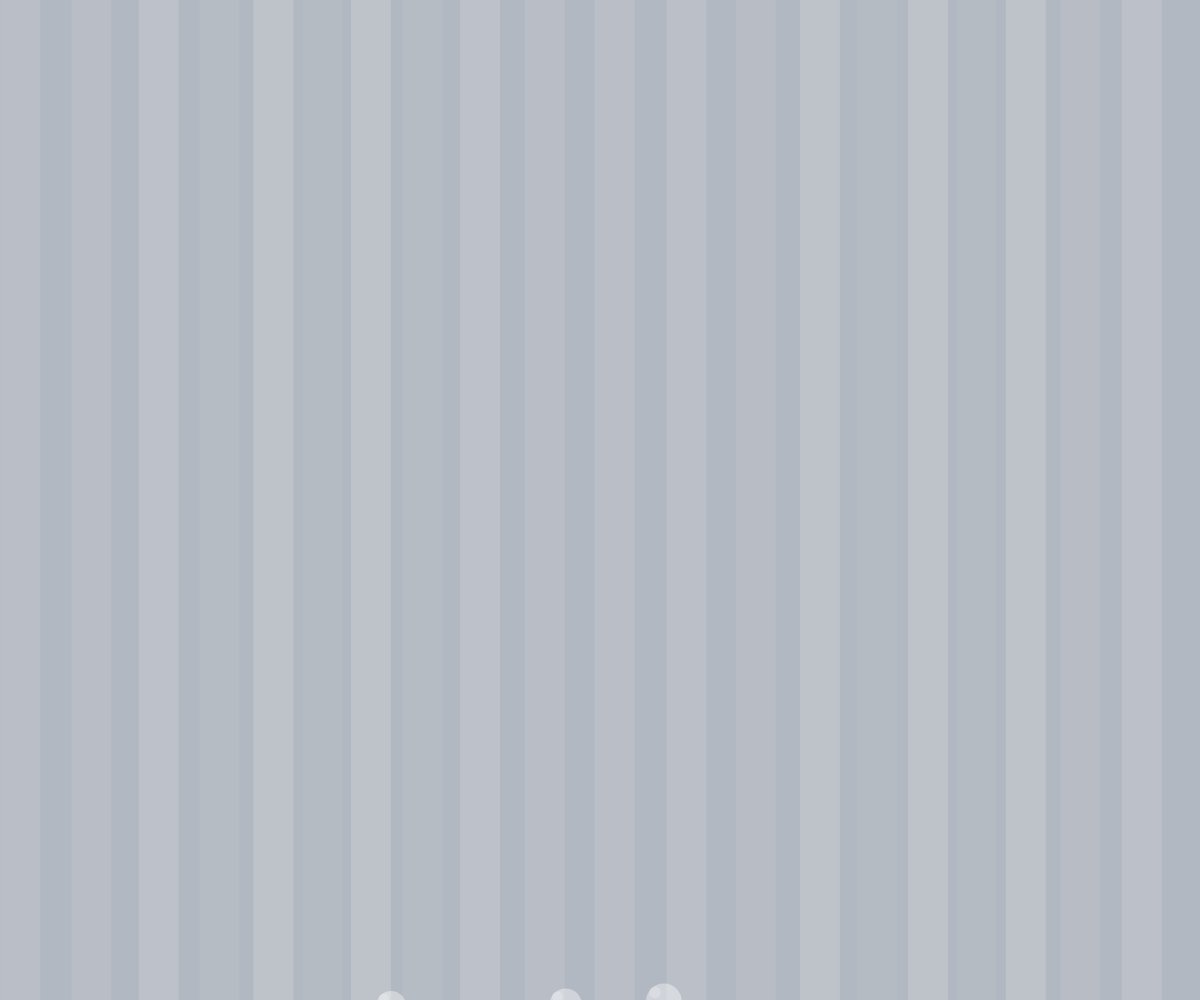
Frame 1 (no input)
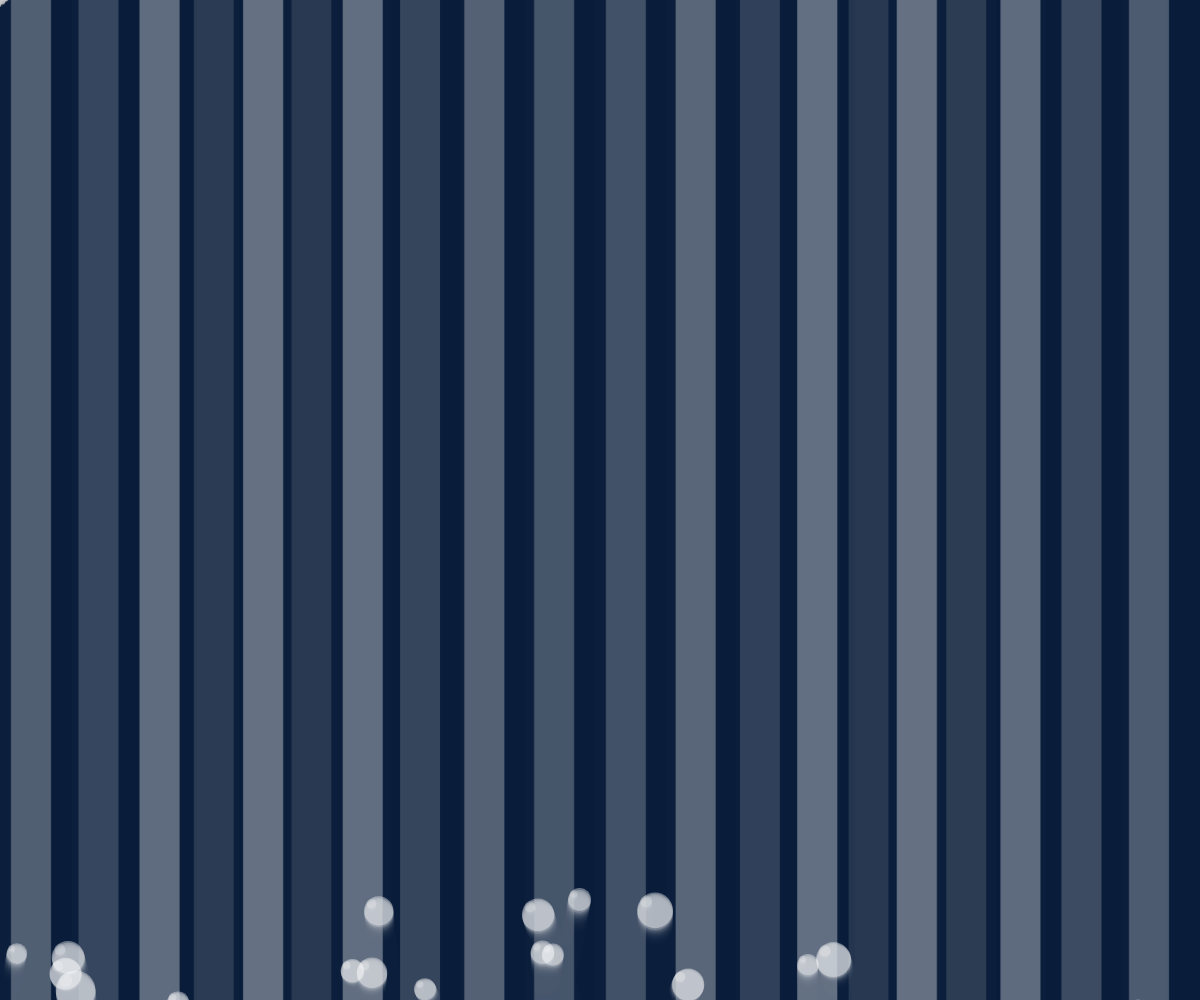
Frame 60 (no input)
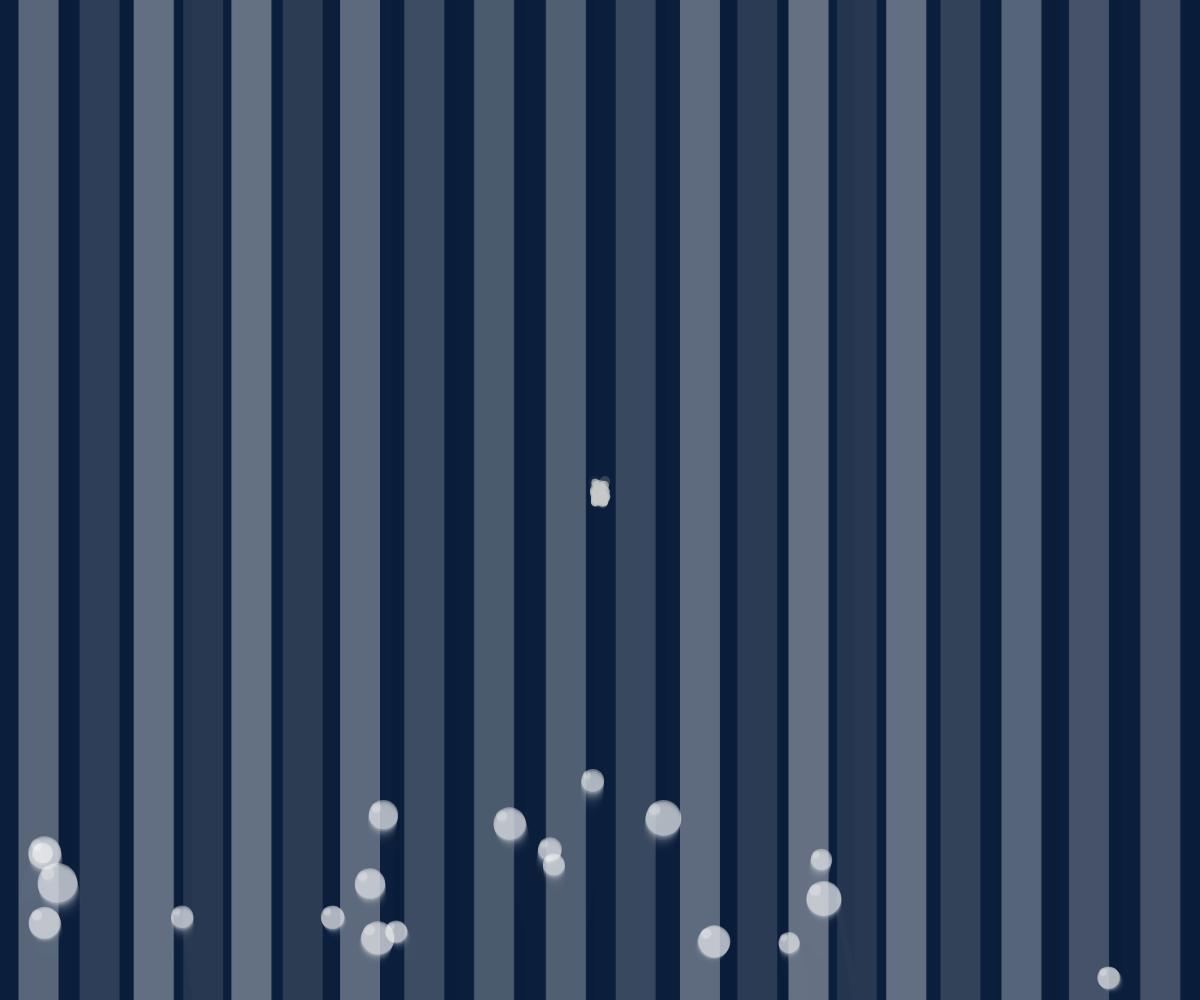
Frame 120 (the mouse pressed at the canvas centre since frame 60)

The p5.js sketch that drew these frames (run headless with seeded random() and noise() and a simulated clock; from frame 60 on, the mouse is pressed at the canvas centre):

// p5.js sketch
// ── sketch.js
let bubbles = [];
let trail = [];
let pops = [];
let lightTexture;

function setup() {
  createCanvas(windowWidth, windowHeight);
  for (let i = 0; i < 20; i++) {
    bubbles.push(new Bubble());
  }
}

function draw() {
    background(10, 30, 60, 80);
    drawUnderwaterLight();

  if (lightTexture) {
    tint(255, 80);
    image(lightTexture, 0, 0, width, height);
    noTint();
  }

  for (let i = bubbles.length - 1; i >= 0; i--) {
    bubbles[i].update();
    bubbles[i].display();
    if (bubbles[i].isOffScreen()) {
      bubbles.splice(i, 1);
      bubbles.push(new Bubble());
    }
  }

  trail.push(new TrailBubble(mouseX, mouseY));
  if (trail.length > 50) trail.splice(0, 1);
  for (let i = 0; i < trail.length; i++) {
    trail[i].update();
    trail[i].display();
  }

  // Pop animations
  for (let i = pops.length - 1; i >= 0; i--) {
    pops[i].update();
    pops[i].display();
    if (pops[i].finished()) {
      pops.splice(i, 1);
    }
  }
}

function mousePressed() {
  for (let i = bubbles.length - 1; i >= 0; i--) {
    if (bubbles[i].contains(mouseX, mouseY)) {
      pops.push(new PopEffect(bubbles[i].x, bubbles[i].y));
      bubbles.splice(i, 1);
      bubbles.push(new Bubble());
      break;
    }
  }
}

class Bubble {
  constructor() {
    this.x = random(width);
    this.y = height + random(100);
    this.r = random(20, 40);
    this.speed = random(0.5, 2);
    this.offset = random(TWO_PI);
  }

  update() {
    this.y -= this.speed;
    this.x += sin(frameCount * 0.01 + this.offset) * 0.5;
  }

  display() {
    fill(255, 100);
    ellipse(this.x, this.y, this.r);
    fill(255, 50);
    ellipse(this.x - this.r / 4, this.y - this.r / 4, this.r / 3);
  }

  contains(px, py) {
    return dist(px, py, this.x, this.y) < this.r / 2;
  }

  isOffScreen() {
    return this.y < -this.r;
  }
}

class TrailBubble {
  constructor(x, y) {
    this.x = x + random(-5, 5);
    this.y = y + random(-5, 5);
    this.r = random(5, 12);
    this.alpha = 200;
  }

  update() {
    this.y -= 0.3;
    this.alpha -= 2;
  }

  display() {
    fill(200, this.alpha);
    ellipse(this.x, this.y, this.r);
  }
}

class PopEffect {
  constructor(x, y) {
    this.x = x;
    this.y = y;
    this.particles = [];
    for (let i = 0; i < 12; i++) {
      this.particles.push({
        x: this.x,
        y: this.y,
        angle: random(TWO_PI),
        speed: random(2, 5),
        r: random(4, 8),
        alpha: 255
      });
    }
  }

  update() {
    for (let p of this.particles) {
      p.x += cos(p.angle) * p.speed;
      p.y += sin(p.angle) * p.speed;
      p.alpha -= 10;
    }
  }

  display() {
    noStroke();
    for (let p of this.particles) {
      fill(255, p.alpha);
      ellipse(p.x, p.y, p.r);
    }
  }

  finished() {
    return this.particles.every(p => p.alpha <= 0);
  }
}

function windowResized() {
  resizeCanvas(windowWidth, windowHeight);
}

function drawUnderwaterLight() {
  noStroke();
  for (let i = 0; i < width; i += 60) {
    let x = i + sin(frameCount * 0.01 + i * 0.01) * 20;
    let y = 0;
    let w = 40;
    let h = height;
    let alpha = map(sin(frameCount * 0.005 + i), -1, 1, 10, 40);
    fill(255, 255, 255, alpha);
    rect(x, y, w, h);
  }
}
